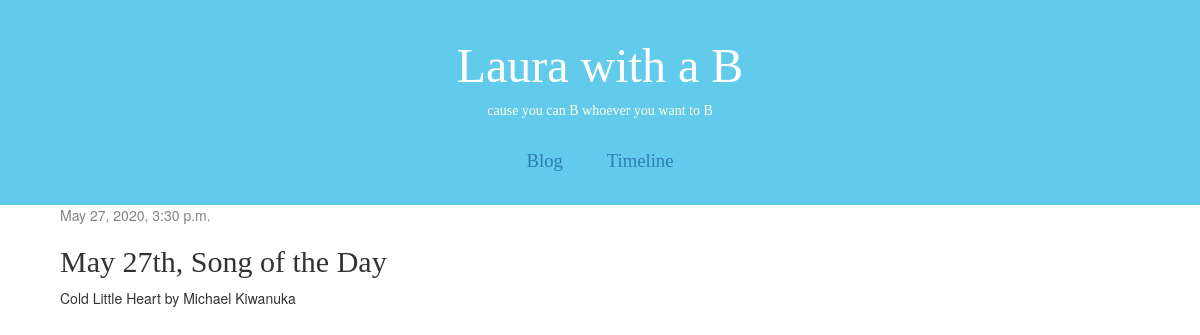
The app's page /post/4/ with its own data.
### blog/models.py (models this page shows, shortened)
class Post(models.Model):
    author = models.ForeignKey(settings.AUTH_USER_MODEL, on_delete=models.CASCADE)
    title = models.CharField(max_length=200)
    text = models.TextField()
    created_date = models.DateTimeField(default=timezone.now)
    published_date = models.DateTimeField(blank=True, null=True)

### blog/views.py (the view)
# urls.py: path('post/<int:pk>/', views.post_detail, name='post_detail'),
def post_detail(request, pk):
    post = get_object_or_404(Post, pk=pk)
    return render(request, 'blog/post_detail.html', {'post': post})

### blog/templates/blog/post_detail.html (shortened to what this page needs)
{% extends 'blog/base.html' %}
{% block content %}
    <div class="post">
        {% if post.published_date %}
            <div class="date">
                {{ post.published_date }}
            </div>
        {% endif %}
        <h2>{{ post.title }}</h2>
        <p>{{ post.text|linebreaksbr }}</p>
    </div>
{% endblock %}

### blog/static/css/blog.css (style rules this page uses)
h1, h2, h3, h4 { font-family: candara; }
.post { display:inline-block; margin-bottom: 70px; position: relative; left: auto; right: auto; width: 100% }
.date { color: #828282; text-align: left; width: 100%; }
.post p { text-align: left; }

### records on screen
Post: published_date "May 27, 2020, 3:30 p.m.", title "May 27th, Song of the Day", text "Cold Little Heart by Michael Kiwanuka"
